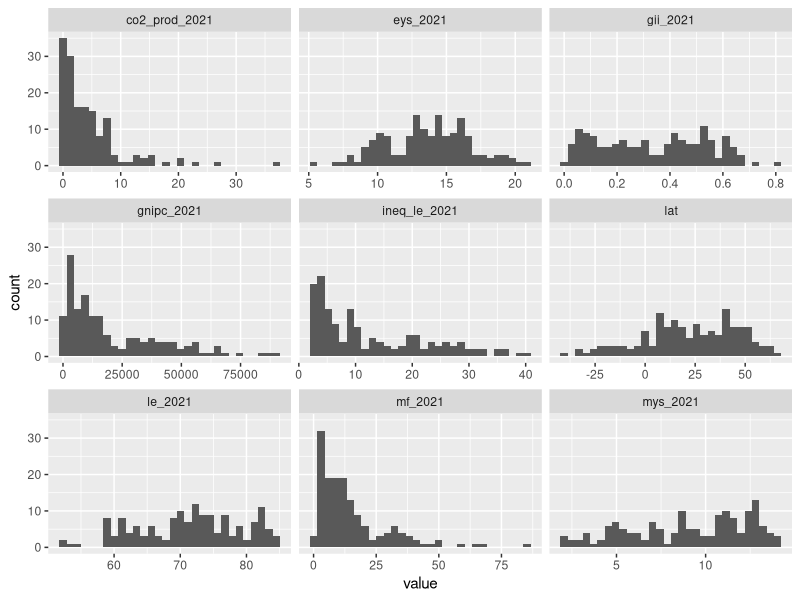
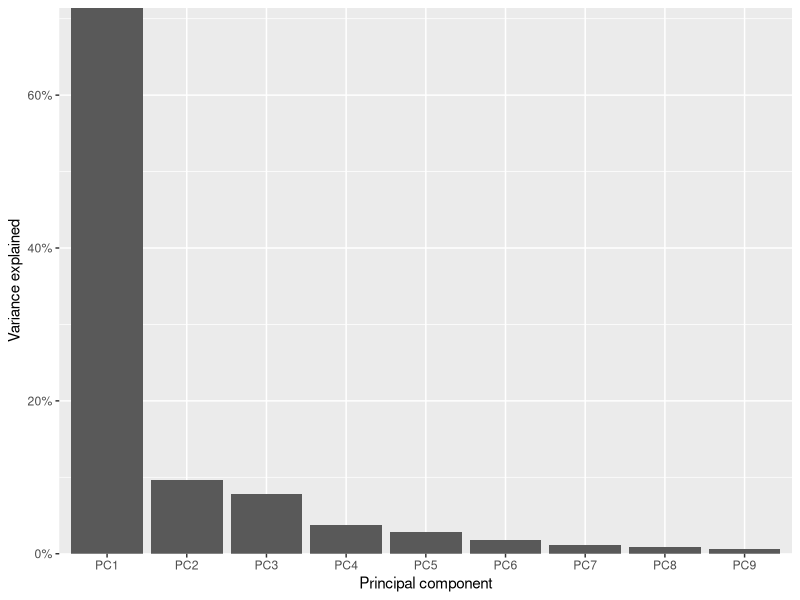
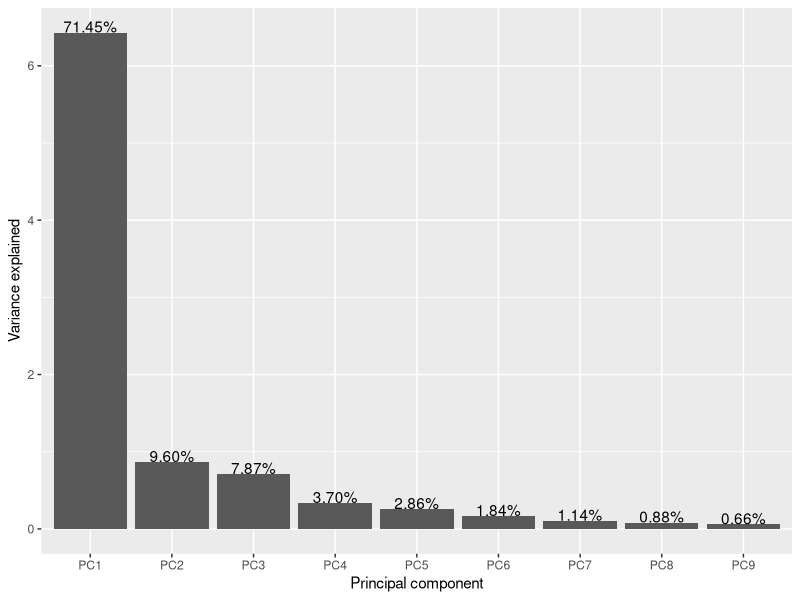
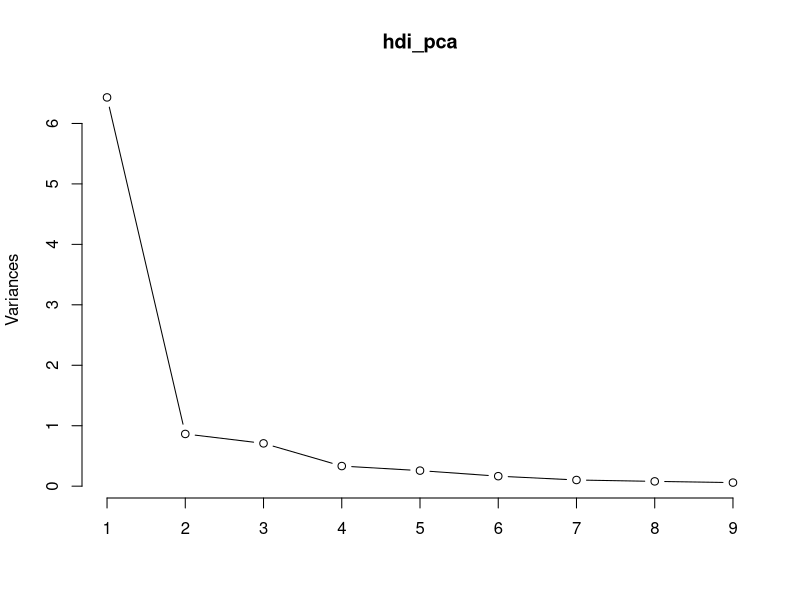
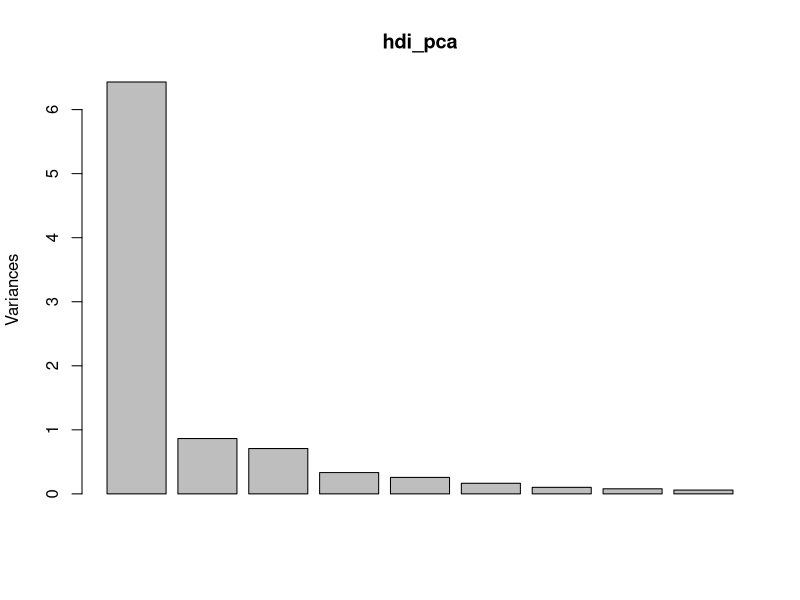
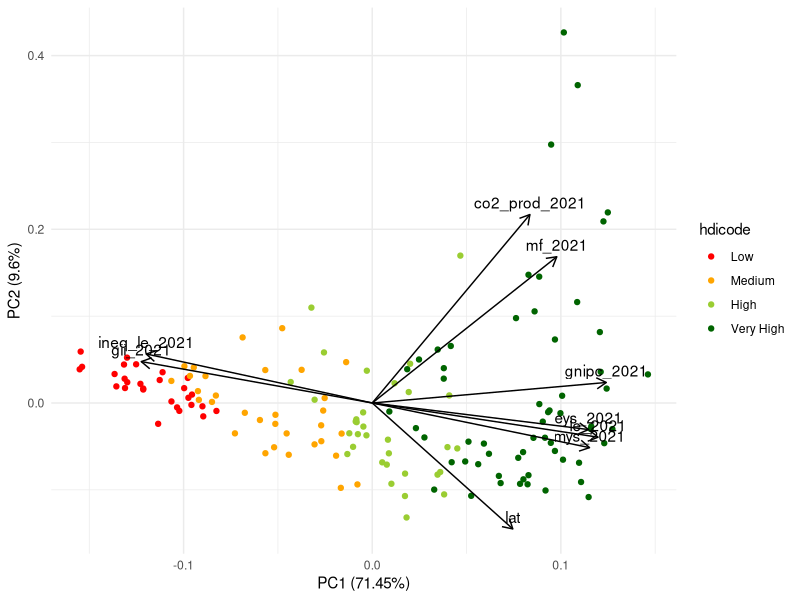

These charts were generated, in order, by the following R code:
## ---- chunk 1

library(tidyverse)
library(here)

library(ggfortify) # For PCA biplot

## ---- chunk 2
hdi_data_raw <- read_csv(here('data','hdi_clean.csv')) 

# glimpse(hdi_data_raw)
# summary(hdi_data_raw)

hdi_data_long <- hdi_data_raw %>%
  pivot_longer(names_to = 'name', values_to = 'value', where(is.numeric))

ggplot(hdi_data_long, aes(x = value)) +
  geom_histogram() +
  facet_wrap(~ name, scales = 'free_x')
## ---- chunk 3
hdi_data <- hdi_data_raw %>%
  drop_na() %>%
  mutate(hdicode = factor(hdicode, levels = c('Low', 'Medium', 'High', 'Very High'))) %>%
  mutate(gnipc_2021 = log(gnipc_2021))

hdi_pca <- hdi_data %>% 
  select(where(is.numeric)) %>%
  # select(-iso3, -country, -hdicode)) %>%  other ways of doing the select
  # select(ends_with('2021'), lat) %>%
  prcomp(scale = TRUE)
## ---- chunk 4
# See the loadings (weighting for each principal component)
hdi_pca$rotation
## ---- chunk 5
pc_names <- colnames(hdi_pca$rotation)
sd_vec <- hdi_pca$sdev
var_vec <- sd_vec^2 ### standard deviation is sqrt of variance!


pct_expl_df <- data.frame(v = var_vec,
                          pct_v = var_vec / sum(var_vec),
                          pc = pc_names)

# Screeplot
ggplot(pct_expl_df, aes(x = pc, y = pct_v)) +
  geom_col() +
  labs(x = 'Principal component', y = 'Variance explained')+
  scale_y_continuous(labels = scales::percent,expand = c(0,0))

# Showing another way where we add the percentage explained as labels
ggplot(pct_expl_df, aes(x = pc, y = v)) +
  geom_col() +
  geom_text(aes(label = scales::percent(pct_v)), vjust = 0, nudge_y = .002) +
  labs(x = 'Principal component', y = 'Variance explained')
## ---- chunk 6
# Variance explained by each PC
screeplot(hdi_pca, type = "lines")
screeplot(hdi_pca, type = "barplot")
## ---- chunk 7

autoplot(hdi_pca,
     	data = hdi_data,
     	loadings = TRUE,
     	colour = 'hdicode',
     	loadings.label = TRUE,
     	loadings.colour = "black",
     	loadings.label.colour = "black",
     	loadings.label.vjust = -0.5
     	) +
  scale_color_manual(values = c('red', 'orange', 'yellowgreen', 'darkgreen')) +
  theme_minimal()

# It's not perfect, but it's enough for now...
